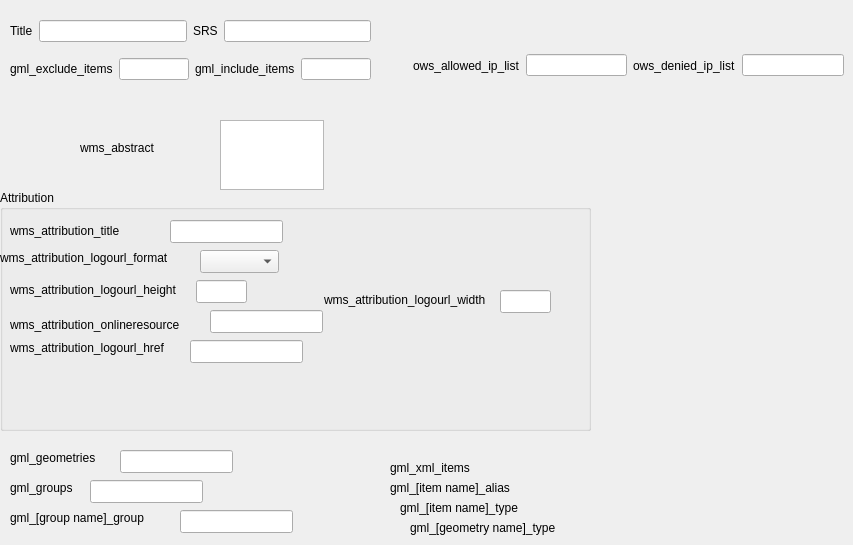
  <widget class="QWidget" name="metadataTab">
   <attribute name="title">
    <string>Web services</string>
   </attribute>
   <widget class="QWidget" name="verticalLayoutWidget_4">
    <property name="geometry">
     <rect>
      <x>10</x>
      <y>10</y>
      <width>361</width>
      <height>80</height>
     </rect>
    </property>
    <layout class="QVBoxLayout" name="verticalLayout_10">
     <item>
      <layout class="QHBoxLayout" name="horizontalLayout_8">
       <item>
        <widget class="QLabel" name="mf_label_mf_title">
         <property name="text">
          <string>Title</string>
         </property>
        </widget>
       </item>
       <item>
        <widget class="QLineEdit" name="mf_wms_title"/>
       </item>
       <item>
        <widget class="QLabel" name="mf_label_wms_srs">
         <property name="text">
          <string>SRS</string>
         </property>
        </widget>
       </item>
       <item>
        <widget class="QLineEdit" name="mf_wms_srs"/>
       </item>
      </layout>
     </item>
     <item>
      <layout class="QHBoxLayout" name="horizontalLayout_26">
       <item>
        <widget class="QLabel" name="label">
         <property name="text">
          <string>gml_exclude_items</string>
         </property>
        </widget>
       </item>
       <item>
        <widget class="QLineEdit" name="mf_gml_exclude_items"/>
       </item>
       <item>
        <widget class="QLabel" name="label_2">
         <property name="text">
          <string>gml_include_items</string>
         </property>
        </widget>
       </item>
       <item>
        <widget class="QLineEdit" name="mf_gml_include_items"/>
       </item>
      </layout>
     </item>
    </layout>
   </widget>
   <widget class="QWidget" name="horizontalLayoutWidget_9">
    <property name="geometry">
     <rect>
      <x>413</x>
      <y>50</y>
      <width>431</width>
      <height>31</height>
     </rect>
    </property>
    <layout class="QHBoxLayout" name="horizontalLayout_23">
     <item>
      <widget class="QLabel" name="label_10">
       <property name="text">
        <string>ows_allowed_ip_list</string>
       </property>
      </widget>
     </item>
     <item>
      <widget class="QLineEdit" name="mf_ows_allowed_ip_list"/>
     </item>
     <item>
      <widget class="QLabel" name="label_11">
       <property name="text">
        <string>ows_denied_ip_list</string>
       </property>
      </widget>
     </item>
     <item>
      <widget class="QLineEdit" name="mf_ows_denied_ip_list"/>
     </item>
    </layout>
   </widget>
   <widget class="QWidget" name="verticalLayoutWidget_8">
    <property name="geometry">
     <rect>
      <x>530</x>
      <y>140</y>
      <width>160</width>
      <height>80</height>
     </rect>
    </property>
    <layout class="QVBoxLayout" name="verticalLayout_15"/>
   </widget>
   <widget class="QLabel" name="label_3">
    <property name="geometry">
     <rect>
      <x>10</x>
      <y>450</y>
      <width>101</width>
      <height>16</height>
     </rect>
    </property>
    <property name="text">
     <string>gml_geometries</string>
    </property>
   </widget>
   <widget class="QLineEdit" name="mf_gml_geometries">
    <property name="geometry">
     <rect>
      <x>120</x>
      <y>450</y>
      <width>113</width>
      <height>23</height>
     </rect>
    </property>
   </widget>
   <widget class="QLabel" name="label_4">
    <property name="geometry">
     <rect>
      <x>10</x>
      <y>480</y>
      <width>71</width>
      <height>16</height>
     </rect>
    </property>
    <property name="text">
     <string>gml_groups</string>
    </property>
   </widget>
   <widget class="QLineEdit" name="mf_gml_groups">
    <property name="geometry">
     <rect>
      <x>90</x>
      <y>480</y>
      <width>113</width>
      <height>23</height>
     </rect>
    </property>
   </widget>
   <widget class="QLabel" name="label_5">
    <property name="geometry">
     <rect>
      <x>10</x>
      <y>510</y>
      <width>151</width>
      <height>16</height>
     </rect>
    </property>
    <property name="text">
     <string>gml_[group name]_group</string>
    </property>
   </widget>
   <widget class="QLineEdit" name="mf_gml_groupe_name_group">
    <property name="geometry">
     <rect>
      <x>180</x>
      <y>510</y>
      <width>113</width>
      <height>23</height>
     </rect>
    </property>
   </widget>
   <widget class="QLabel" name="label_6">
    <property name="geometry">
     <rect>
      <x>390</x>
      <y>480</y>
      <width>151</width>
      <height>16</height>
     </rect>
    </property>
    <property name="text">
     <string>gml_[item name]_alias</string>
    </property>
   </widget>
   <widget class="QLabel" name="label_7">
    <property name="geometry">
     <rect>
      <x>400</x>
      <y>500</y>
      <width>151</width>
      <height>16</height>
     </rect>
    </property>
    <property name="text">
     <string>gml_[item name]_type</string>
    </property>
   </widget>
   <widget class="QLabel" name="label_8">
    <property name="geometry">
     <rect>
      <x>410</x>
      <y>520</y>
      <width>171</width>
      <height>16</height>
     </rect>
    </property>
    <property name="text">
     <string>gml_[geometry name]_type</string>
    </property>
   </widget>
   <widget class="QLabel" name="label_9">
    <property name="geometry">
     <rect>
      <x>390</x>
      <y>460</y>
      <width>111</width>
      <height>16</height>
     </rect>
    </property>
    <property name="text">
     <string>gml_xml_items</string>
    </property>
   </widget>
   <widget class="QLabel" name="label_12">
    <property name="geometry">
     <rect>
      <x>80</x>
      <y>140</y>
      <width>91</width>
      <height>16</height>
     </rect>
    </property>
    <property name="text">
     <string>wms_abstract</string>
    </property>
   </widget>
   <widget class="QTextEdit" name="mf_wms_abstract">
    <property name="geometry">
     <rect>
      <x>220</x>
      <y>120</y>
      <width>104</width>
      <height>70</height>
     </rect>
    </property>
   </widget>
   <widget class="QGroupBox" name="groupBox_2">
    <property name="geometry">
     <rect>
      <x>0</x>
      <y>190</y>
      <width>591</width>
      <height>241</height>
     </rect>
    </property>
    <property name="title">
     <string>Attribution</string>
    </property>
    <widget class="QLabel" name="label_18">
     <property name="geometry">
      <rect>
       <x>10</x>
       <y>30</y>
       <width>141</width>
       <height>21</height>
      </rect>
     </property>
     <property name="text">
      <string>wms_attribution_title</string>
     </property>
    </widget>
    <widget class="QLabel" name="label_15">
     <property name="geometry">
      <rect>
       <x>324</x>
       <y>100</y>
       <width>171</width>
       <height>20</height>
      </rect>
     </property>
     <property name="text">
      <string>wms_attribution_logourl_width</string>
     </property>
    </widget>
    <widget class="QLabel" name="label_13">
     <property name="geometry">
      <rect>
       <x>0</x>
       <y>60</y>
       <width>201</width>
       <height>16</height>
      </rect>
     </property>
     <property name="text">
      <string>wms_attribution_logourl_format</string>
     </property>
    </widget>
    <widget class="QLineEdit" name="mf_wms_attribution_logourl_href">
     <property name="geometry">
      <rect>
       <x>190</x>
       <y>150</y>
       <width>113</width>
       <height>23</height>
      </rect>
     </property>
    </widget>
    <widget class="QLineEdit" name="mf_wms_attribution_logourl_height">
     <property name="geometry">
      <rect>
       <x>196</x>
       <y>90</y>
       <width>51</width>
       <height>23</height>
      </rect>
     </property>
    </widget>
    <widget class="QLabel" name="label_14">
     <property name="geometry">
      <rect>
       <x>10</x>
       <y>90</y>
       <width>191</width>
       <height>20</height>
      </rect>
     </property>
     <property name="text">
      <string>wms_attribution_logourl_height</string>
     </property>
    </widget>
    <widget class="QComboBox" name="mf_wms_attribution_logourl_format">
     <property name="geometry">
      <rect>
       <x>200</x>
       <y>60</y>
       <width>79</width>
       <height>23</height>
      </rect>
     </property>
    </widget>
    <widget class="QLineEdit" name="mf_wms_attribution_title">
     <property name="geometry">
      <rect>
       <x>170</x>
       <y>30</y>
       <width>113</width>
       <height>23</height>
      </rect>
     </property>
    </widget>
    <widget class="QLabel" name="label_17">
     <property name="geometry">
      <rect>
       <x>10</x>
       <y>125</y>
       <width>191</width>
       <height>20</height>
      </rect>
     </property>
     <property name="text">
      <string>wms_attribution_onlineresource</string>
     </property>
    </widget>
    <widget class="QLineEdit" name="mf_wms_attribution_onlineresource">
     <property name="geometry">
      <rect>
       <x>210</x>
       <y>120</y>
       <width>113</width>
       <height>23</height>
      </rect>
     </property>
    </widget>
    <widget class="QLineEdit" name="mf_wms_attribution_logourl_height_2">
     <property name="geometry">
      <rect>
       <x>500</x>
       <y>100</y>
       <width>51</width>
       <height>23</height>
      </rect>
     </property>
    </widget>
    <widget class="QLabel" name="label_16">
     <property name="geometry">
      <rect>
       <x>10</x>
       <y>150</y>
       <width>181</width>
       <height>16</height>
      </rect>
     </property>
     <property name="text">
      <string>wms_attribution_logourl_href</string>
     </property>
    </widget>
   </widget>
  </widget>
